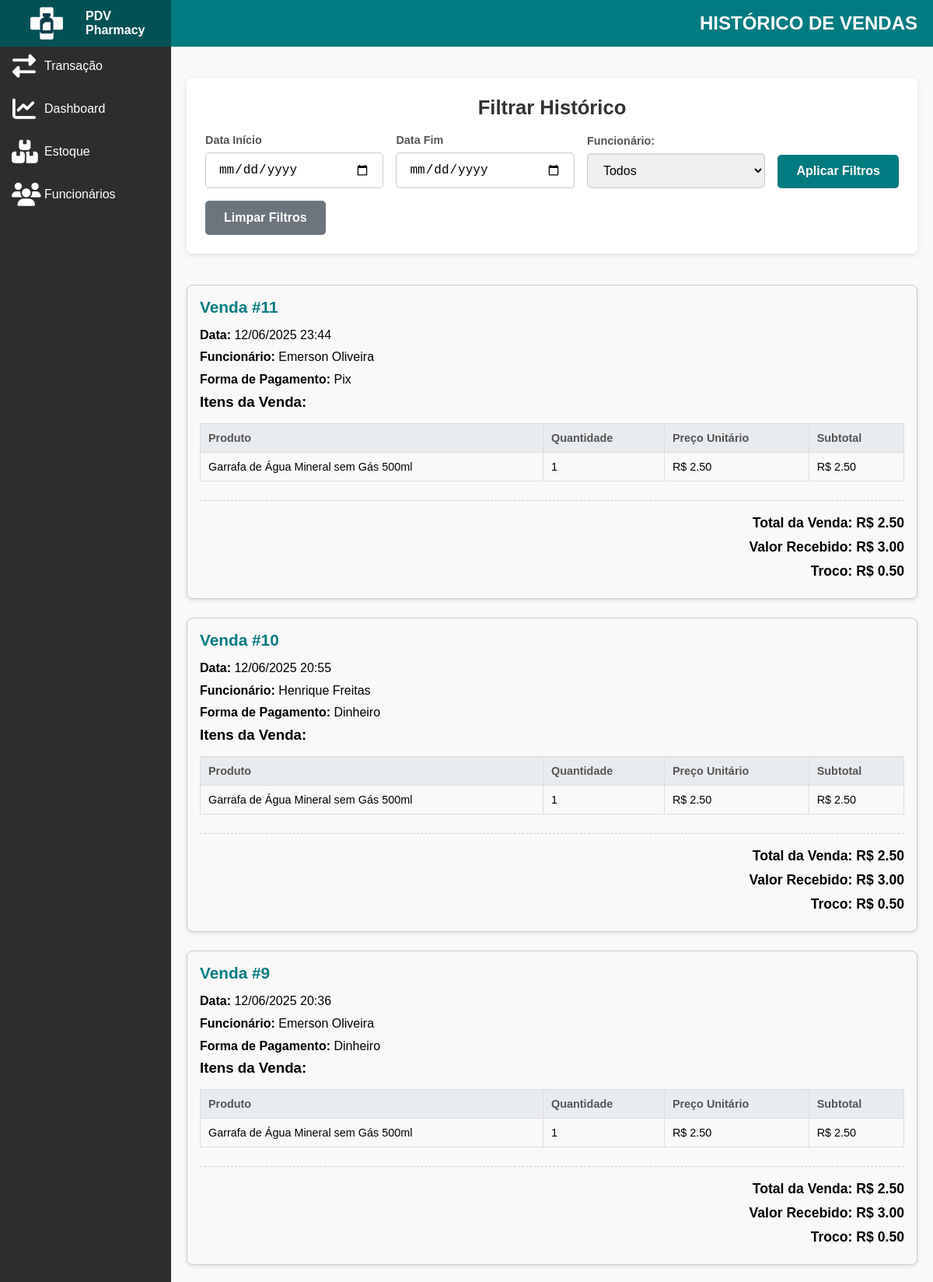
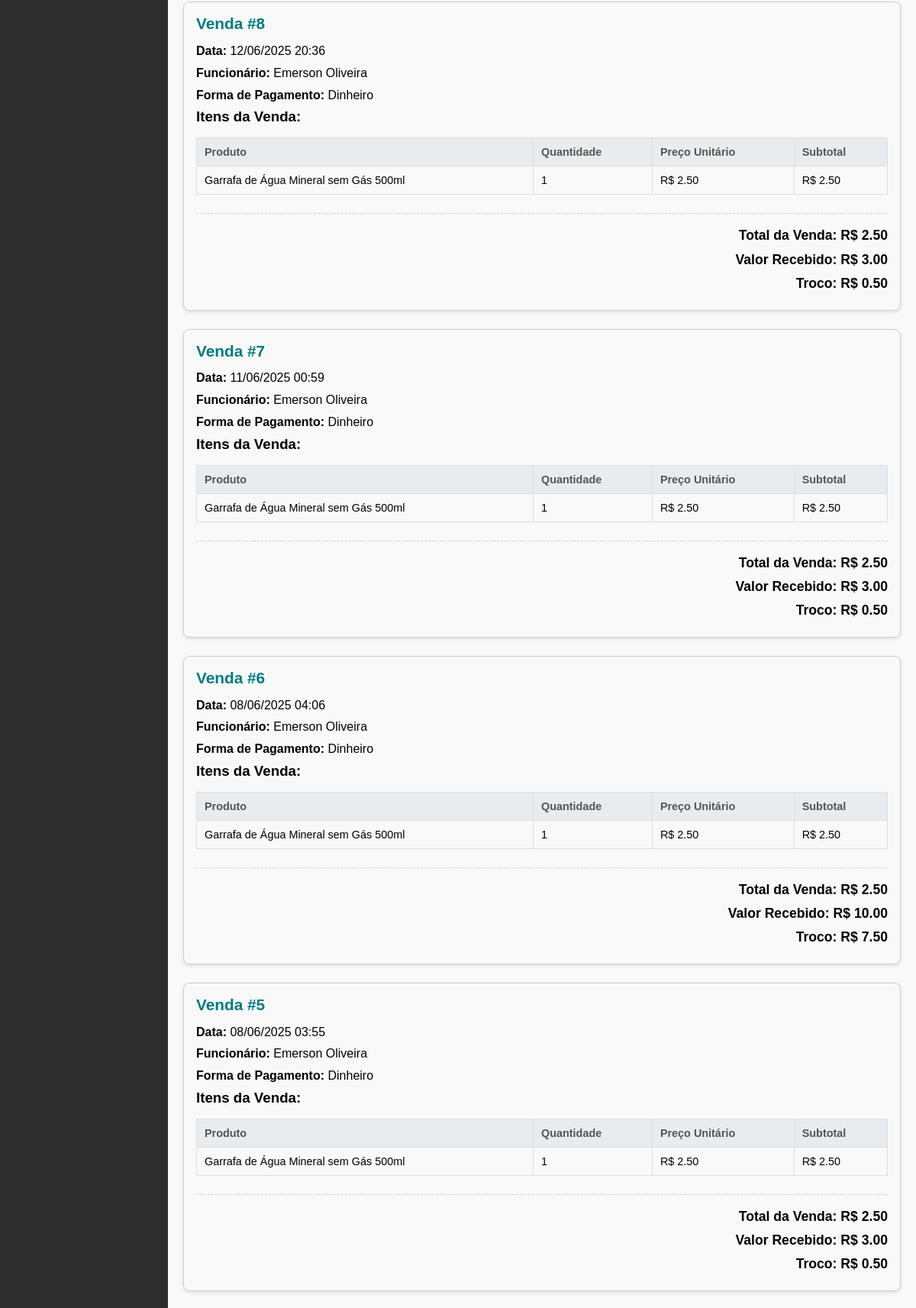
The app's page /vendas/historico/ (signed in, upper part) with its own data (2 pictures, top to bottom).
### vendas/models.py (models this page shows, shortened)
class Venda(models.Model):
    FORMA_PAGAMENTO_CHOICES = [
        ('DINHEIRO', 'Dinheiro'),
        ('PIX', 'Pix'),
        ('CARTAO_CREDITO', 'Cartão de Crédito'),
        ('CARTAO_DEBITO', 'Cartão de Débito'),
    ]
    data = models.DateTimeField(auto_now_add=True)
    funcionario = models.ForeignKey(User, on_delete=models.PROTECT)
    total = models.DecimalField(max_digits=10, decimal_places=2)
    valor_recebido = models.DecimalField(max_digits=10, decimal_places=2)
    troco = models.DecimalField(max_digits=10, decimal_places=2)
    forma_pagamento = models.CharField(
        max_length=20,
        choices=FORMA_PAGAMENTO_CHOICES,
        default='DINHEIRO' # Valor padrão
    )

class ItemVenda(models.Model):
    venda = models.ForeignKey(Venda, related_name='itens', on_delete=models.CASCADE)
    produto = models.ForeignKey(Produto, on_delete=models.PROTECT)
    quantidade = models.PositiveIntegerField()
    preco_unitario = models.DecimalField(max_digits=10, decimal_places=2)
    subtotal = models.DecimalField(max_digits=10, decimal_places=2)
    codigo_barras = models.CharField(max_length=20, null=True, blank=True)

### estoque/models.py (models this page shows, shortened)
class Produto(models.Model):
    CATEGORIAS = [
        ('medicamento', 'Medicamento'),
        ('cosmetico', 'Cosmético'),
        ('suplemento', 'Suplemento'),
        ('higiene', 'Higiene Pessoal'),
        ('perfumaria', 'Perfumaria'),
        ('bem_estar', 'Bem-estar'),
        ('veterinario', 'Produtos Veterinários'),
    ]
    nome = models.CharField(max_length=100)
    descricao = models.TextField(blank=True)
    preco = models.DecimalField(max_digits=10, decimal_places=2)
    categoria = models.CharField(max_length=100, choices=CATEGORIAS)
    codigo_barras = models.CharField(max_length=100, unique=True)
    imagem = models.ImageField(upload_to='produtos/', blank=True, null=True)
    quantidade_estoque = models.PositiveIntegerField(default=0)
    ativo = models.BooleanField(default=True)

### vendas/views.py (the view)
# urls.py: path('historico/', views.historico_vendas, name='historico_vendas'),
@login_required
def historico_vendas(request):
    vendas_qs = Venda.objects.select_related('funcionario').prefetch_related('itens__produto').order_by('-data')
    data_inicio_str = request.GET.get('data_inicio')
    data_fim_str = request.GET.get('data_fim')
    funcionario_id = request.GET.get('funcionario')
    if data_inicio_str:
        try:
            data_inicio = timezone.datetime.strptime(data_inicio_str, '%Y-%m-%d').date()
            vendas_qs = vendas_qs.filter(data__date__gte=data_inicio)
        except ValueError:
            messages.error(request, "Formato de data de início inválido.")
    if data_fim_str:
        try:
            data_fim = timezone.datetime.strptime(data_fim_str, '%Y-%m-%d').date()
            vendas_qs = vendas_qs.filter(data__date__lte=data_fim)
        except ValueError:
            messages.error(request, "Formato de data de fim inválido.")
    if funcionario_id and funcionario_id != '':
        try:
            vendas_qs = vendas_qs.filter(funcionario__id=funcionario_id)
        except ValueError:
            messages.error(request, "Funcionário selecionado inválido.")
    funcionarios = Funcionario.objects.select_related('user').order_by('user__first_name', 'user__last_name')
    is_dono_context = is_dono(request.user)
    context = {
        'vendas': vendas_qs,
        'funcionarios': funcionarios,
        'data_inicio_param': data_inicio_str,
        'data_fim_param': data_fim_str,
        'funcionario_param': funcionario_id,
        'is_dono': is_dono_context,
    }
    return render(request, 'vendas/historico.html', context)

### funcionario/context_processors.py (called while the page is built)
def funcionario_logado_context(request):
    funcionario_logado = None
    if request.user.is_authenticated:
        try:
            funcionario_logado = request.user.funcionario
        except Funcionario.DoesNotExist:
            pass
    return {'funcionario_logado': funcionario_logado}

def is_dono_context(request):
    is_dono_var = False
    if request.user.is_authenticated:
        is_dono_var = request.user.groups.filter(name='dono').exists()
    return {'is_dono': is_dono_var}

### vendas/views.py (called while the page is built)
def is_dono(user):
    return user.groups.filter(name='dono').exists()

### templates/vendas/historico.html (shortened to what this page needs)
{% load static %}
{% load tz %}
<!DOCTYPE html>
<html lang="pt-br">
<head>
    <link rel="stylesheet" href="https://cdnjs.cloudflare.com/ajax/libs/font-awesome/6.4.0/css/all.min.css"/>
    <link rel="stylesheet" href="{% static 'css/style_vendas_historico.css' %}">
</head>
<body>
    <div class="sidebar">
        <div class="sidebar-top">
            <img src="{% static 'img/logo-icon.png' %}" alt="Logo PDV Farma" class="logo">
            <span class="logo-text">PDV Pharmacy</span>
        </div>
        <a href="{% url 'nova_venda' %}"><i class="fas fa-exchange-alt"></i><span>Transação</span></a>
        <a href="{% url 'dashboard' %}"><i class="fas fa-chart-line"></i><span>Dashboard</span></a>
        <a href="{% url 'listar_produtos' %}"><i class="fas fa-boxes"></i><span>Estoque</span></a>
        {% if is_dono %}
            <a href="{% url 'listar_funcionarios' %}"> <i class="fas fa-users"></i> <span>Funcionários</span></a>
        {% endif %}
    </div>
    <div class="main-content">
        <div class="topbar">
            HISTÓRICO DE VENDAS
        </div>
        <div class="filter-section">
            <h2>Filtrar Histórico</h2>
            <form method="GET" action="{% url 'historico_vendas' %}" class="filter-form">
                <div class="form-group">
                    <label for="data_inicio">Data Início</label>
                    <input type="date" id="data_inicio" name="data_inicio" value="{{ data_inicio_param }}">
                </div>
                <div class="form-group">
                    <label for="data_fim">Data Fim</label>
                    <input type="date" id="data_fim" name="data_fim" value="{{ data_fim_param }}">
                </div>
                <div class="form-group">
                    <label for="funcionario">Funcionário:</label>
                    <select id="funcionario" name="funcionario">
                    <option value="">Todos</option>
                    </select>
                </div>
                <button type="submit" class="button button-primary">Aplicar Filtros</button>
                <a href="{% url 'historico_vendas' %}"><button type="button" class="button button-secondary">Limpar Filtros</button></a>
            </form>
        </div>
        <div class="history-container">
            {% if vendas %}
                {% for venda in vendas %}
                    <div class="venda-card">
                        <h2>Venda #{{ venda.id }}</h2>
                        <p><strong>Data:</strong> {{ venda.data|date:"d/m/Y H:i" }}</p>
                        <p><strong>Funcionário:</strong> {{ venda.funcionario.first_name }} {% if venda.funcionario.last_name %}{{ venda.funcionario.last_name }}{% endif %}</p>
                        <p><strong>Forma de Pagamento:</strong> {{ venda.get_forma_pagamento_display }}</p>
                        <h3>Itens da Venda:</h3>
                        <table class="items-table">
                            <thead>
                                <tr>
                                    <th>Produto</th>
                                    <th>Quantidade</th>
                                    <th>Preço Unitário</th>
                                    <th>Subtotal</th>
                                </tr>
                            </thead>
                            <tbody>
                                {% for item in venda.itens.all %}
                                    <tr>
                                        <td>{{ item.produto.nome }}</td>
                                        <td>{{ item.quantidade }}</td>
                                        <td>R$ {{ item.preco_unitario|floatformat:2 }}</td>
                                        <td>R$ {{ item.subtotal|floatformat:2 }}</td>
                                    </tr>
                                {% empty %}
                                    <tr>
                                        <td colspan="4">Nenhum item nesta venda.</td>
                                    </tr>
                                {% endfor %}
                            </tbody>
                        </table>
                        <div class="total-info">
                            <p><strong>Total da Venda:</strong> R$ {{ venda.total|floatformat:2 }}</p>
                            <p><strong>Valor Recebido:</strong> R$ {{ venda.valor_recebido|floatformat:2 }}</p>
                            <p><strong>Troco:</strong> R$ {{ venda.troco|floatformat:2 }}</p>
                        </div>
                    </div>
                {% endfor %}
            {% else %}
                <p class="no-sales">Nenhuma venda encontrada com os filtros aplicados.</p>
            {% endif %}
        </div>
    </div>
</body>
</html>

### static/css/style_vendas_historico.css (style rules this page uses)
* { margin: 0; padding: 0; box-sizing: border-box; }
html { font-size: 16px; }
body { display: flex; height: 100vh; background-color: #f0f0f0; font-family: 'Arial', sans-serif; }
.sidebar { width: 220px; background-color: #2d2d2d; color: white; display: flex; flex-direction: column; height: 100vh; justify-content: flex-start; gap: 5px; padding-top: 60px; }
.sidebar-top { background-color: #025255; height: 60px; width: 220px; display: flex; align-items: center; gap: 10px; padding: 0 20px; position: fixed; top: 0; left: 0; z-index: 1000; }
.sidebar-top .logo { width: 5rem; height: 5rem; object-fit: contain; }
.sidebar-top .logo-text { font-weight: bold; font-size: 1rem; color: white; }
.sidebar a { display: flex; align-items: center; gap: 10px; color: white; text-decoration: none; font-size: 1rem; border-radius: 0px; padding: 10px 15px; cursor: pointer; transition: background-color 0.3s ease; }
.sidebar a i { font-size: 30px; width: 32px; text-align: center; }
.main-content { flex: 1; display: flex; flex-direction: column; background-color: #f9f9f9; overflow-y: auto; margin-top: 3.75rem; padding-top: 1.25rem; }
.topbar { background-color: #007b80; height: 3.75rem; color: white; display: flex; align-items: center; justify-content: flex-end; font-size: 1.5rem; font-weight: bold; padding: 0 1.25rem; position: fixed; top: 0; left: 220px; width: calc(100% - 220px); z-index: 999; flex-shrink: 0; }
.filter-section { background-color: #fff; padding: 1.5rem; margin: 1.25rem; border-radius: 8px; box-shadow: 0 2px 8px rgba(0,0,0,0.1); }
.filter-section h2 { color: #333; font-size: 1.6rem; margin-bottom: 1.2rem; text-align: center; }
.filter-form { display: flex; flex-wrap: wrap; gap: 1rem; align-items: flex-end; }
.filter-form .form-group { flex: 1; min-width: 200px; display: flex; flex-direction: column; }
.filter-form label { margin-bottom: 0.5rem; font-weight: bold; color: #555; font-size: 0.9rem; }
.filter-form input[type="date"], .filter-form select { padding: 0.75rem 1rem; border: 1px solid #ccc; border-radius: 5px; font-size: 1rem; width: 100%; box-shadow: inset 0 1px 3px rgba(0,0,0,0.05); transition: border-color 0.3s ease, box-shadow 0.3s ease; }
.filter-form .button { padding: 0.8rem 1.5rem; border-radius: 5px; font-size: 1rem; font-weight: bold; cursor: pointer; transition: background-color 0.3s ease, transform 0.2s ease; border: none; }
.filter-form .button-primary { background-color: #007b80; color: white; }
.filter-form .button-secondary { background-color: #6c757d; color: white; }
.history-container { padding: 1.25rem; flex-grow: 1; }
.venda-card { border: 1px solid #ccc; padding: 1rem; margin-bottom: 1.5rem; background-color: #f9f9f9; border-radius: 8px; box-shadow: 0 2px 5px rgba(0,0,0,0.1); }
.venda-card h2 { margin-top: 0; margin-bottom: 0.8rem; color: #007b80; font-size: 1.3rem; }
.venda-card p { margin-bottom: 0.4rem; line-height: 1.4; }
.venda-card table { width: 100%; border-collapse: collapse; margin-top: 1rem; font-size: 0.9rem; }
.venda-card th, .venda-card td { border: 1px solid #ddd; padding: 10px; text-align: left; }
.venda-card th { background-color: #e9ecef; font-weight: bold; color: #555; }
.venda-card .total-info { margin-top: 1.5rem; font-weight: bold; text-align: right; border-top: 1px dashed #ccc; padding-top: 1rem; font-size: 1.1rem; }
.button-secondary { background-color: #6c757d; }

### records on screen
Venda: id "11", data "12/06/2025 23:44", funcionario.first_name "Emerson", funcionario.last_name "Oliveira", forma_pagamento "Pix", total "2.50", valor_recebido "3.00", troco "0.50"
ItemVenda: produto.nome "Garrafa de Água Mineral sem Gás 500ml", quantidade "1", preco_unitario "2.50", subtotal "2.50"
Venda: id "10", data "12/06/2025 20:55", funcionario.first_name "Henrique", funcionario.last_name "Freitas", forma_pagamento "Dinheiro", total "2.50", valor_recebido "3.00", troco "0.50"
ItemVenda: produto.nome "Garrafa de Água Mineral sem Gás 500ml", quantidade "1", preco_unitario "2.50", subtotal "2.50"
Venda: id "9", data "12/06/2025 20:36", funcionario.first_name "Emerson", funcionario.last_name "Oliveira", forma_pagamento "Dinheiro", total "2.50", valor_recebido "3.00", troco "0.50"
ItemVenda: produto.nome "Garrafa de Água Mineral sem Gás 500ml", quantidade "1", preco_unitario "2.50", subtotal "2.50"
Venda: id "8", data "12/06/2025 20:36", funcionario.first_name "Emerson", funcionario.last_name "Oliveira", forma_pagamento "Dinheiro", total "2.50", valor_recebido "3.00", troco "0.50"
ItemVenda: produto.nome "Garrafa de Água Mineral sem Gás 500ml", quantidade "1", preco_unitario "2.50", subtotal "2.50"
Venda: id "7", data "11/06/2025 00:59", funcionario.first_name "Emerson", funcionario.last_name "Oliveira", forma_pagamento "Dinheiro", total "2.50", valor_recebido "3.00", troco "0.50"
ItemVenda: produto.nome "Garrafa de Água Mineral sem Gás 500ml", quantidade "1", preco_unitario "2.50", subtotal "2.50"
Venda: id "6", data "08/06/2025 04:06", funcionario.first_name "Emerson", funcionario.last_name "Oliveira", forma_pagamento "Dinheiro", total "2.50", valor_recebido "10.00", troco "7.50"
ItemVenda: produto.nome "Garrafa de Água Mineral sem Gás 500ml", quantidade "1", preco_unitario "2.50", subtotal "2.50"
Venda: id "5", data "08/06/2025 03:55", funcionario.first_name "Emerson", funcionario.last_name "Oliveira", forma_pagamento "Dinheiro", total "2.50", valor_recebido "3.00", troco "0.50"
ItemVenda: produto.nome "Garrafa de Água Mineral sem Gás 500ml", quantidade "1", preco_unitario "2.50", subtotal "2.50"
